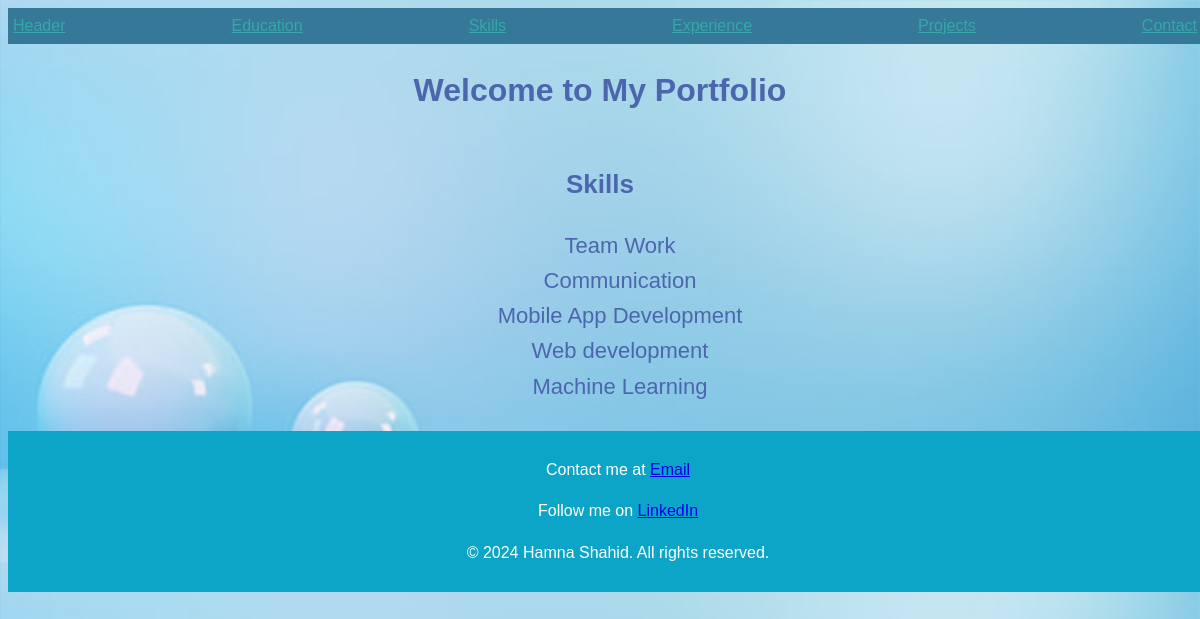
Screenshot of /skills/ with the database file from the repository.
### portfolio/models.py (models this page shows, shortened)
class Skill(models.Model):
    objects = None
    name = models.CharField(max_length=255)

### portfolio/views.py (the view)
# urls.py: path('skills/', views.skill_list, name='skills'),
def skill_list(request):
    skills = Skill.objects.all()
    context = {
        'skills': skills
    }
    return render(request, 'skills.html', context)

### template/skills.html (shortened to what this page needs)
{% extends 'base.html' %}
{% block content %}
    <section>
        <h2 style="text-align: center; font-size: 26px;">Skills</h2>
        <ul  style="list-style: none; text-align: center; font-size: 22px;">
            {% for skill in skills %}
                <li>{{ skill.name }}</li>
            {% endfor %}
        </ul>
    </section>
{% endblock %}

### rows the page displays
Skill: name "Team Work"
Skill: name "Communication"
Skill: name "Mobile App Development"
Skill: name "Web development"
Skill: name "Machine Learning"
